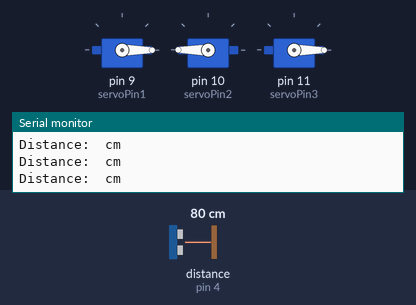
This sketch was run on a simulated Arduino Uno, built with avr-gcc and run on an emulated ATmega328P. On the bench: 3 × servo, the last lines printed to the serial monitor. Wiring (inferred from the names in the program): ultrasonic range finder: trigger pin 5; echo pin 4. The test bench sets the inputs (shaded band); at power-on: distance to the obstacle (sensor on pin 4) 80 cm. The echo pulse lasts 58.3 µs per cm.

Above: at 1.2 s.
1.3 s: distance to the obstacle (sensor on pin 4) set to 7 cm
4.3 s: distance to the obstacle (sensor on pin 4) set to 4 cm
At 5.6 s:
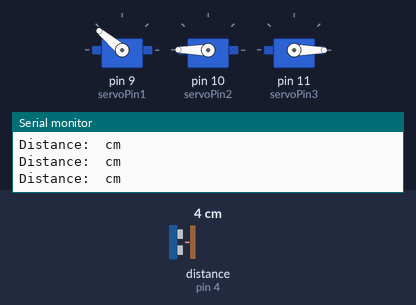
At 14.1 s:
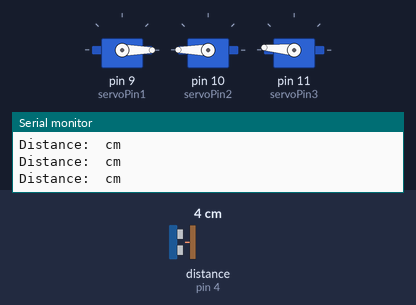
Timing chart, 0 to 68.8 s (numbered marks = the images above; inputs shaded):
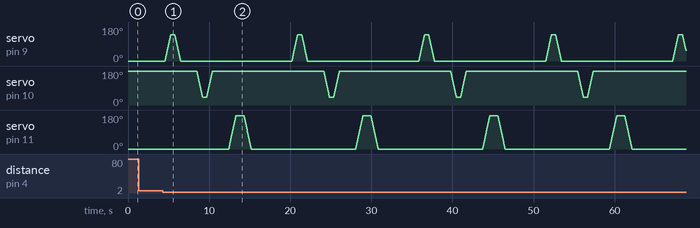

The sketch:

tinker_code.ino
```cpp
#include <Servo.h>

const int TRIG_PIN = 5;     // Trigger pin of ultrasonic sensor
const int ECHO_PIN = 4;     // Echo pin of ultrasonic sensor
const int servoPin1 = 9;    // Pin for the first servo motor
const int servoPin2 = 10;   // Pin for the second servo motor
const int servoPin3 = 11;   // Pin for the third servo motor

const int ini_angle = 0;
const int final_angle = 140;
const int speed = 5;

Servo myServo1, myServo2, myServo3;

void setup() {
  pinMode(TRIG_PIN, OUTPUT);
  pinMode(ECHO_PIN, INPUT);

  myServo1.attach(servoPin1); // Attach first servo to pin 9
  myServo2.attach(servoPin2); // Attach second servo to pin 10
  myServo3.attach(servoPin3); // Attach third servo to pin 11

  myServo1.write(ini_angle);          // Start all motors at initial positions
  myServo2.write(180 - ini_angle);
  myServo3.write(ini_angle);

  Serial.begin(9600);         // Start serial communication for debugging
}

void loop() {

  // Display the distance in Serial Monitor
  Serial.print("Distance: ");
  // Serial.print(distance);
  Serial.println(" cm");

  // If the distance is less than 5 cm, move all servos
  while (distanceChecker() < 5) {
    moveServoSmoothly(myServo1, ini_angle, final_angle, speed); // Move first motor to 140°
    delay(500); // Wait 500ms
    moveServoSmoothly(myServo1, final_angle, ini_angle, speed); // Move back to 0° for the first motor
    delay(2000); // Wait 2 seconds

    moveServoSmoothly(myServo2, 180-ini_angle, 180-final_angle, speed); // Move second motor to 30°
    delay(500); // Wait 500ms
    moveServoSmoothly(myServo2, 180-final_angle, 180-ini_angle, speed); // Move back to 180° for the second motor
    delay(2000); // Wait 2 seconds

    moveServoSmoothly(myServo3, ini_angle, final_angle*1.25, speed); // Move third motor to 150°
    delay(1000); // Wait 500ms
    moveServoSmoothly(myServo3, final_angle*1.25, ini_angle, speed); // Move back to 0° for the third motor

    // Print "WORK DONE" after motors complete their tasks
    Serial.println("WORK DONE");

    // Wait for 5 seconds before resuming the distance check
    delay(5000);
  }

  delay(250); // Delay for distance check
}

// Function to check distance and return it
float distanceChecker() {
  digitalWrite(TRIG_PIN, LOW);
  delayMicroseconds(2);
  digitalWrite(TRIG_PIN, HIGH);
  delayMicroseconds(10);
  digitalWrite(TRIG_PIN, LOW);

  long duration = pulseIn(ECHO_PIN, HIGH);
  float distance = duration * 0.034 / 2;

  return distance;
}

// Function to move servo smoothly from start position to end position
void moveServoSmoothly(Servo &servo, int startPos, int endPos, int speed) {
  if (startPos < endPos) {
    for (int pos = startPos; pos <= endPos; pos++) {
      servo.write(pos);
      delay(speed); // Smaller delay = faster movement
    }
  } else {
    for (int pos = startPos; pos >= endPos; pos--) {
      servo.write(pos);
      delay(speed); // Smaller delay = faster movement
    }
  }
}
```

Measured:
- the behaviour switches between 6 and 5 cm on distance to the obstacle (sensor on pin 4) (found by bisection; images 0 and 1)
